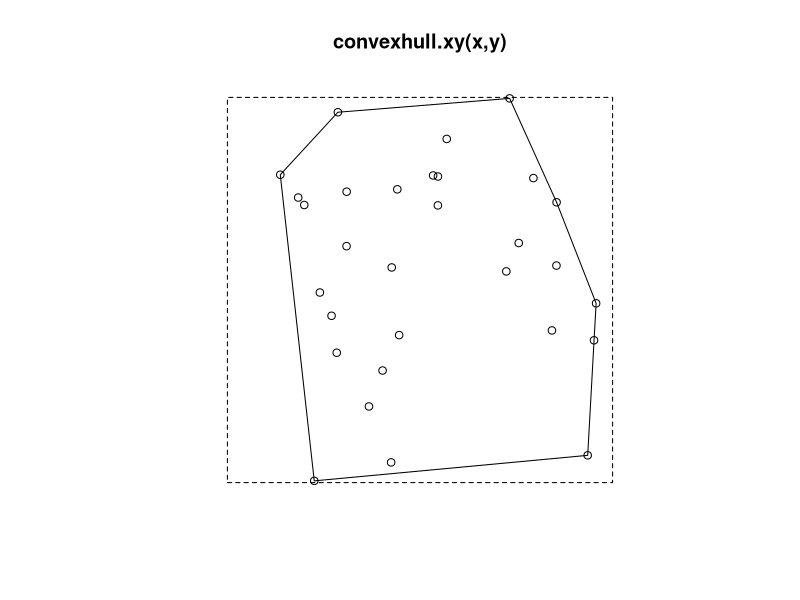
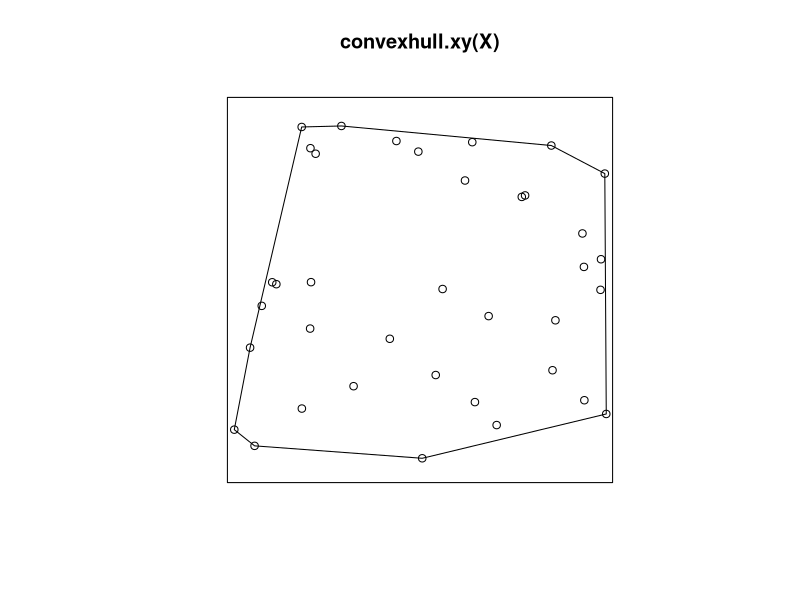

Write R code to recreate these figures, in order.
library(spatstat)


### Name: convexhull.xy
### Title: Convex Hull of Points
### Aliases: convexhull.xy
### Keywords: spatial utilities

### ** Examples

  x <- runif(30)
  y <- runif(30)
  w <- convexhull.xy(x,y)
  plot(owin(), main="convexhull.xy(x,y)", lty=2)
  plot(w, add=TRUE)
  points(x,y)

  X <- rpoispp(30)
  plot(X, main="convexhull.xy(X)")
  plot(convexhull.xy(X), add=TRUE)
